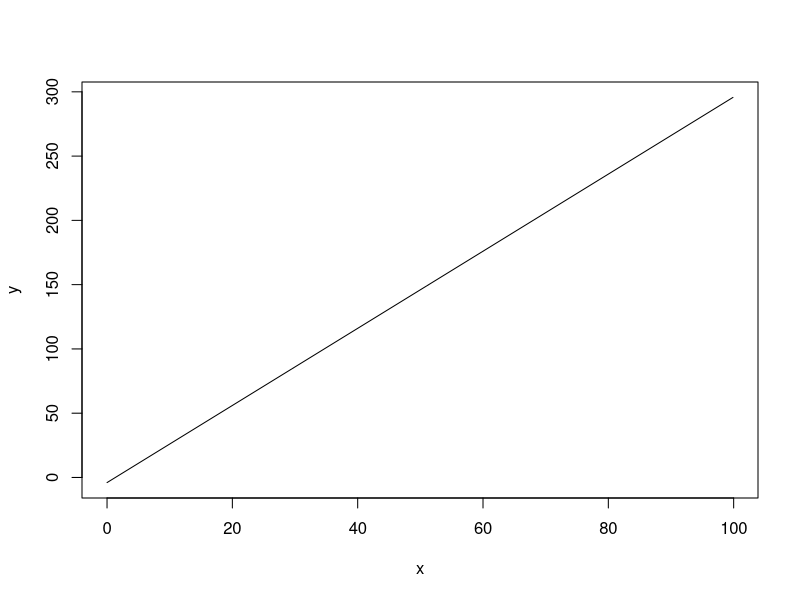
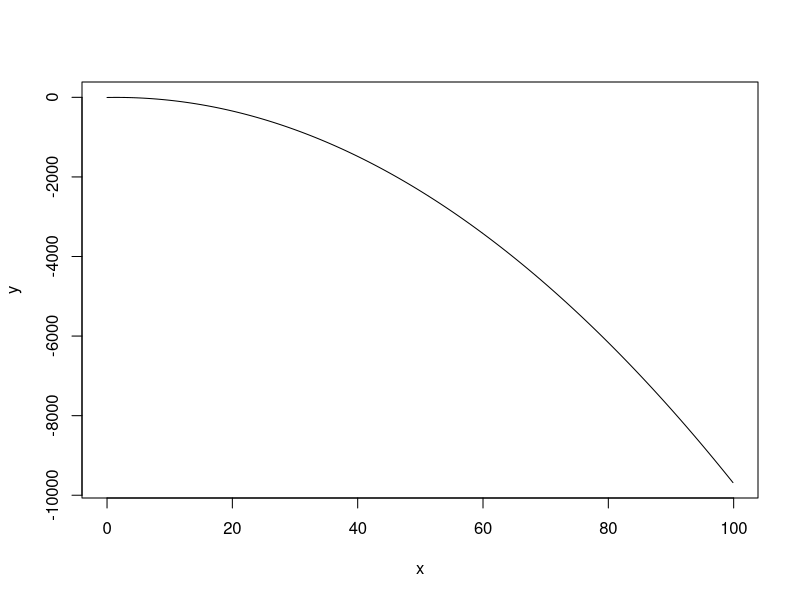
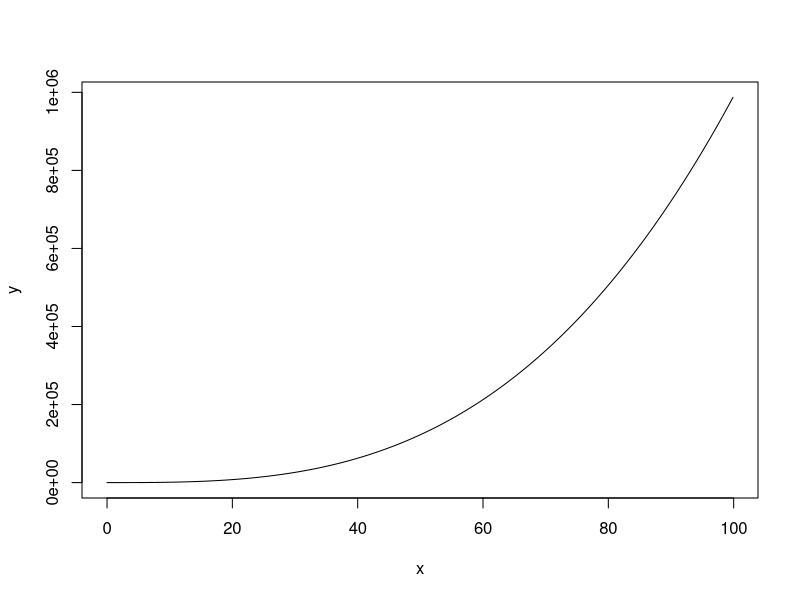
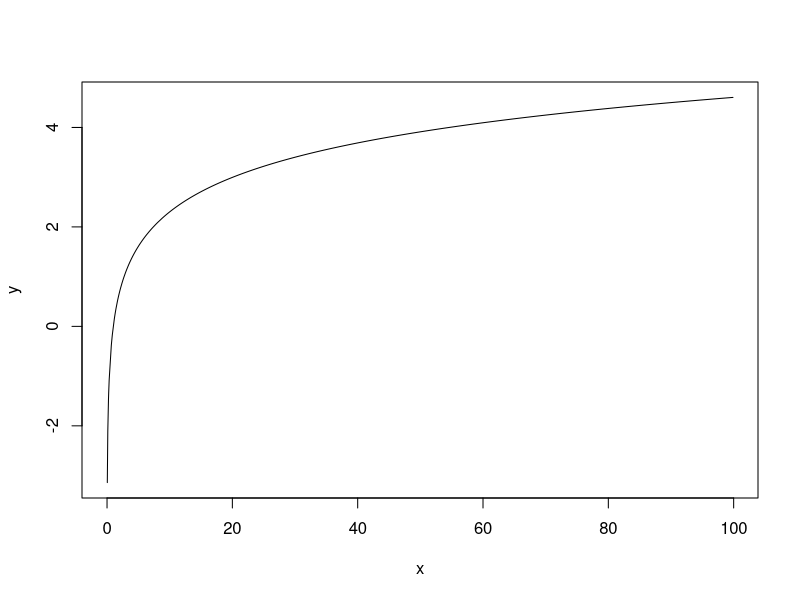
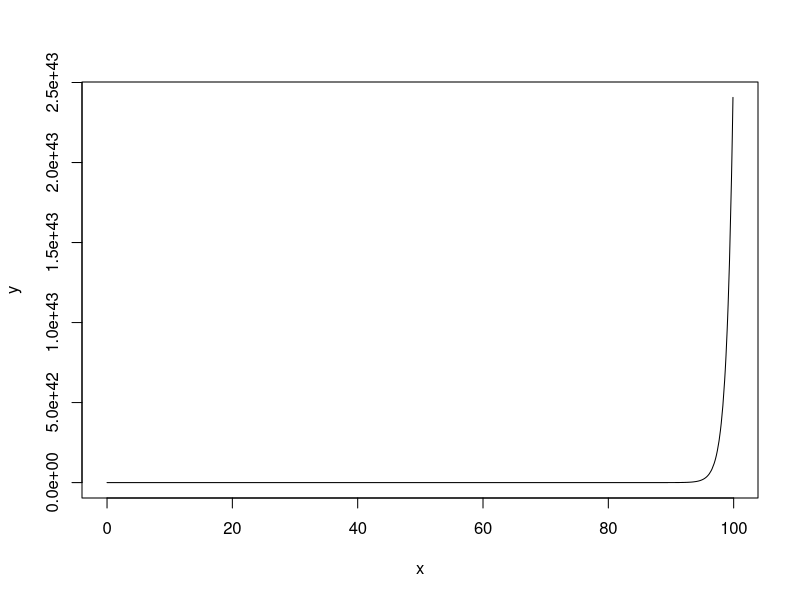
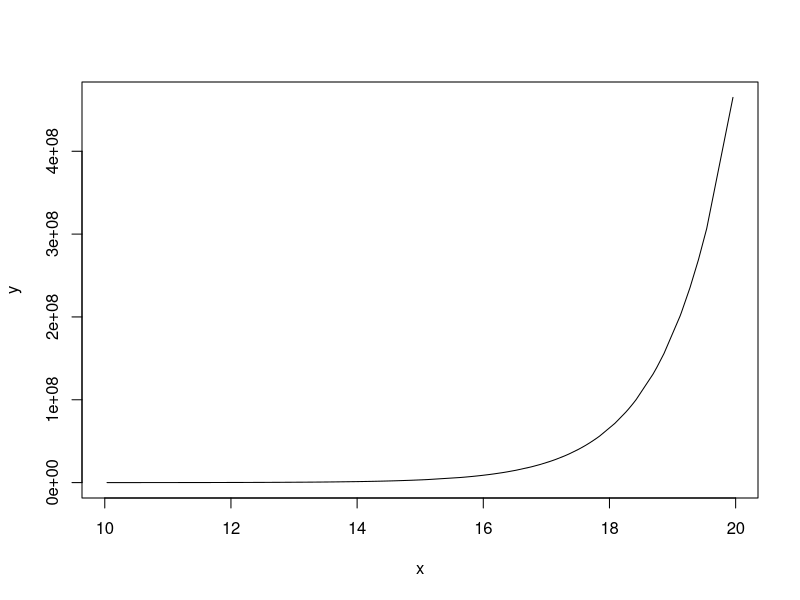
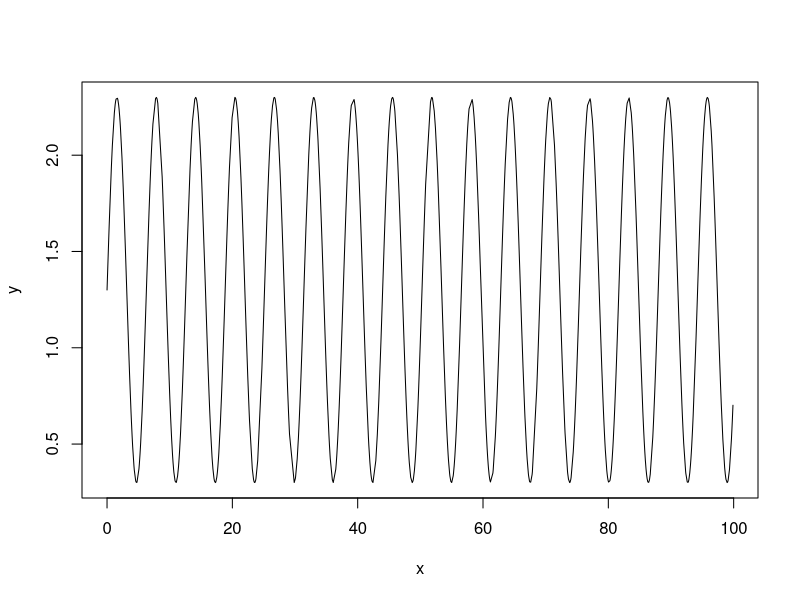
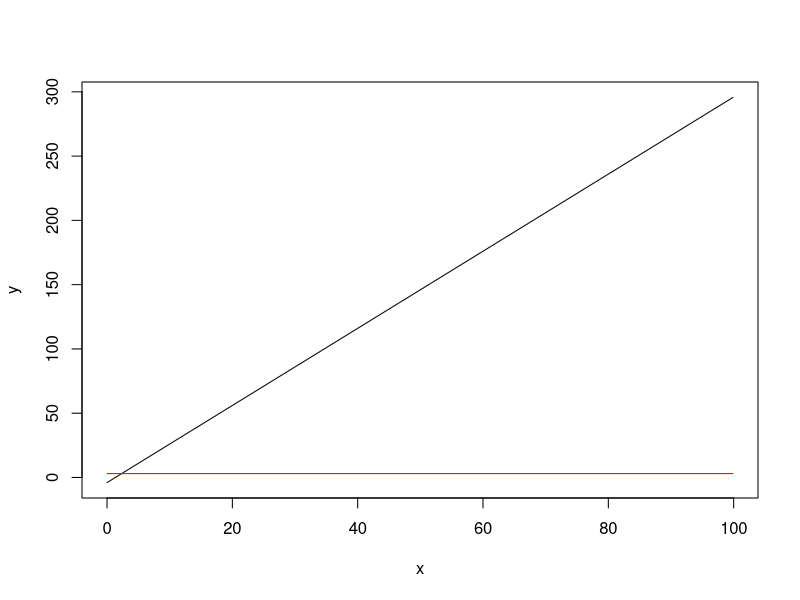

These figures' R source, in order: (Note: this script raises an error after producing the figures.)
###################################################################################################
# Project:                 GV300 - LABa02 sessions                                                #
#                                                                                                 #
# University:              University of Essex                                                    #
#                                                                                                 #
# Programmer:              Lorenzo Crippa                                                         #
#                                                                                                 #
# Week:                    Week 6 (Monday 4th of November, 2019)                                  #
###################################################################################################

# Lorenzo Essex
setwd("C:/Users/lc19059/Dropbox/Shared_Essex/GTA/GV300")

# Lorenzo Macbook
#setwd("/Users/Lorenzo/Dropbox/Shared_Essex/GTA/GV300")

################
library(ggplot2)
library(dplyr)
################

#############################################
# Functions, loops, conditions and programs #
#############################################

# First some basic math functions

x <- runif(1000, 0,100)

# change a random value into a 0 (say the number 23)
x[23] <- 0

x <- sort(x)

# generate a linear function of x 
lin.y <-  3*x -4

# plot twoway
plot(x, lin.y, type = "l", ylab = "y")

# generate a quadratic function of x
qua.y <- -1*x^(2) + 3*(x) -4

# plot twoway
plot(x, qua.y, type = "l", ylab = "y")

# generate a cubic function of x
cub.y <- x^3 -1*x^2 + 3*x -4

# plot twoway
plot(x, cub.y, type = "l", ylab = "y")

# generate the ln of x
ln.y = log(x)

# plot twoway
plot(x, ln.y, type = "l", ylab = "y")

# generate the exp of x
exp.y <- exp(x)

# plot twoway
plot(x, exp.y, type = "l", ylab = "y")

# notice the zoom:
x.sub <- x[x>= 10 & x <= 20]
y.sub <- exp(x.sub)
plot(x.sub, y.sub, type = "l", ylab = "y", xlab = "x")

# generate the sin of x
sin.y = sin(x) + 1.3

# plot twoway
plot(x, sin.y, type = "l", ylab = "y")

###############
# derivatives #
###############
  
# linear
d.lin.y <- rep(3, length(x))

# plot twoway
plot(x, lin.y, type = "l", ylab = "y")
lines(x, d.lin.y, type = "l", ylab = "y", col = "red")

# quadratic
d.qua.y <- -2*x + 3

# plot twoway
plot(x, qua.y, type = "l", ylab = "y")
lines(x, d.qua.y, type = "l", ylab = "y", col = "red")

# cubic
d.cub.y <- 3*x^2 -2*x + 3

# plot twoway
plot(x, cub.y, type = "l", ylab = "y")
lines(x, d.cub.y, type = "l", ylab = "y", col = "red")

# logarithm
d.ln.y <- 1/x

# plot twoway
plot(x, ln.y, type = "l", ylab = "y")
lines(x, d.ln.y, type = "l", ylab = "y", col = "red")

# exponential
d.exp.y <- exp(x)

# plot twoway
plot(x, exp.y, type = "l", ylab = "y")
lines(x, d.exp.y, type = "l", ylab = "y", col = "red")

# trigonometric
d.sin.y <- cos(x)

# plot twoway
plot(x, sin.y, type = "l", ylab = "y")
lines(x, d.sin.y, type = "l", ylab = "y", col = "red")
############################################
# Matrix algebra
rm(list = ls())

mat1 <- matrix(c(2, 0, -4, 1, 3, 5, -3, 1, 4, 1, 2, 2), byrow = T, nrow = 4, ncol = 3)
mat2 <- matrix(c(1, -4, -1, 2, 3, 5), byrow = T, nrow = 3, ncol = 2)

matprod <- mat1 %*% mat2
matprod

######################################################################
# ! THE SECOND MATRIX MULTIPLICATION CANNOT BE COMPUTED AS NUMBER OF #
# ROWS FOR THE FIRST MATRIX IS != FROM THE NUMBER OF COLUMNS         #
# FOR THE SECOND MATRIX !                                            #
######################################################################

mat1 <- matrix(c(2, 0, -4, 1, 3, 5, -3, 1, 4), byrow = T, nrow = 3, ncol = 3)
mat2 <- matrix(c(2, 1, -3, 0, 3, 1, -4, 5, 4), byrow = T, nrow = 3, ncol = 3)

matprod <- mat1 %*% mat2
matprod

############################################
# learn how to program a function

# generate 100 random numbers from a random binomial distribution
set.seed(123456)
v <- rbinom(100, size = 4, prob = 0.4)

# program a function that gives us the mean of a vector
mean2 <- function(x) {
  m <- sum(x) / length(x)
  return(m)
}

mean(v)
mean2(v)

# let's program a function that gives us the mean of a vector, 
# this time we do it without using the function "sum()"

# we will need loops and conditions
mean2 <- function(x) {
  summation <- rep(NA, length(x))
  for (i in 1:length(x)) {
    if (i == 1) {
      summation[i] <- x[i]
    }
    else {
      summation[i] <- x[i] + summation[i-1]
    }
  }
  mean <- summation[length(x)] / length(x)
  return(mean)
}

mean(v)
mean2(v)

####################################
# Simulation of normal distribution
# Using a loop
set.seed(010101)
par(mfrow=c(4,1))
for (s in c(5, 50, 500, 5000)) {
  nSims = s
  mu = rep(NA,nSims) # sets the vector to be filled
  nSample=15
  for(i in 1:nSims){
    x = rnorm(n=nSample,mean=0,sd=1)
    mu[i] = mean(x)
  }
  hist(mu,main=paste("Histogram of mu for S =",nSims),col="aquamarine3",cex.main=1.5)
}

#################################################################################
# Exercise 1: a) re-program a function for median and population standard       #
#                deviation and call them "median2 and "sd2" respectively.       #
#             b) generate two vectors (of even and uneven length)               #
#                and apply the new functions to them.                           #
#             c) compare the results with those obtained by applying base R's   #
#                functions to them. Do you observe differences? Why?            #
#                                                                               #
# Exercise 2: imagine you're tossing a coin n times. you random variable        #
#             of interest is X: number of heads.                                #
# a) Write a function that returns a data frame with:                           #
#             1. all possible number of heads                                   #
#             2. all possible ways to get each number of heads                  #
#             3. probability to get a certain number of heads                   #
#                                                                               #
# b) Apply the function you programmed to the count of heads obtained tossing   #
#    a fair coin 10 times and save the results. Obtain a twoway plot that       #
#    reports on the x axis the possible number of heads and on the y axis their #
#    probability.                                                               #
#                                                                               #
# c) Then draw 1000 observations relative to the number of heads actually       #
#    obtained by tossing 10 times a fair coin. Obtain a histogram reporting     #
#    the results and compare it with the twoway plot obtained in point b)       #
#                                                                               #
# c+) Draw 5 observations relative to the number of heads obtained by tossing   #
#    10 times a fair coin. Obtain a histogram reporting the results again and   #
#    compare it with what obtained above. Do you observe differences?           #
#################################################################################

###################################################################################################
###################################################################################################
###################################################################################################
###################################################################################################
###################################################################################################
###################################################################################################
###################################################################################################
###################################################################################################
###################################################################################################
###################################################################################################

#############
# Solutions #
#############

# Exercise 1
median2 <- function(x) {
  x <- sort(x)
  if (length(x) %% 2 != 0) {
    med <- x[(length(x)+1)/2]
  } else if (length(x) %% 2 == 0) {
    med <- (x[length(x)/2] + x[(length(x)/2)+1])/2
  }
  return(med)
}

v <- rbinom(51, size = 10, prob = 0.1) # uneven vector
median(v)
median2(v)

v <- rbinom(50, size = 5, prob = 0.5) # even vector
median(v)
median2(v)

sd2 <- function(x) {
  m <- mean(x)
  sq.diff <- rep(NA,length(x))
  for (i in 1:length(x)) {
    sq.diff[i] <- (x[i]-m)^2
  }
  sd <- sqrt(sum(sq.diff) / length(x))
  return(sd)
}

sd(v)
sd2(v)

# the two differ because base R's sd() function computes the sample standard deviation
# (which has n-1 at the denominator) while the one we programmed computes the population
# standard deviation (which has n at the denominator). You could also program the sd2()
# function so as to let the user choose what standard deviation is desired:

sd2 <- function(x, type = "pop") {
  if (type != "pop" & type != "sample") {
    stop("Choose either 'sample' or 'pop'!")
  } else {
    m <- mean(x)
    d <- rep(NA, length(x))
    for (i in 1:length(x)) {
      d[i] <- (x[i]- m)^2}
      if (type == "pop") {
        sd <- sqrt(sum(d) / length(x))
      } else {
        sd <- sqrt(sum(d) / (length(x) - 1))
        }
  return(sd)}
}

sd(v)
sd2(v, "sample") # they are the same now
sd2(v, "pop")    # pop sd
sd2(v, "hello")

# Exercise 2
binomial.fun <- function(n, p) {
  outcomes <- 0:n
  combinations <- rep(NA, n)
  probability <- rep(NA, n)
  m <- n+1
  for (i in 1 : m) {
    j = i-1
    combinations[i] <- factorial(n) / (factorial(j) * factorial(n-j))
    probability[i] <- combinations[i]*(p^(j))*((1-p)^(n-j))
  }
return(data.frame(outcomes, combinations, probability))
}

binomial.fun(2, 0.5)
binomial.fun(10, 0.5)

df <- binomial.fun(10, 0.5)
y <- rbinom(10000, 10, 0.5)

par(mfrow=c(1,2))
plot(df$outcomes, df$probability, xlab = "outcomes", ylab = "probability", frame = F)
hist(y, xlim = range(0:10))

df <- binomial.fun(10, 0.5)
y <- rbinom(5, 10, 0.5)

par(mfrow=c(1,2))
plot(df$outcomes, df$probability, xlab = "outcomes", ylab = "probability", frame = F)
hist(y)

###############
### THE END ###
###############